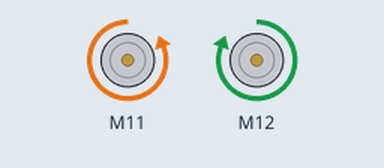
Simulated run of this sketch. Board: Arduino Uno, built with avr-gcc and run on an emulated ATmega328P. Parts: 2 × DC motor (green arrow = forward, orange = backward, longer = faster). What the sketch prints to the serial monitor is not drawn.

Above: at 0.1 s.
Timing chart, 0 to 1.6 s (numbered marks = the images above):
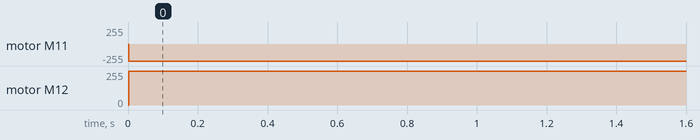

The sketch:

speed_ident.ino
```cpp
#include <Arduino.h>
#include <Wire.h>
#include <SoftwareSerial.h>

#include <MeAuriga.h>

//Encoder Motor
MeEncoderOnBoard Encoder_1(SLOT1);
MeEncoderOnBoard Encoder_2(SLOT2);

void isr_process_encoder1(void)
{
  if(digitalRead(Encoder_1.getPortB()) == 0)
  {
    Encoder_1.pulsePosMinus();
  }
  else
  {
    Encoder_1.pulsePosPlus();;
  }
}
void isr_process_encoder2(void)
{
  if(digitalRead(Encoder_2.getPortB()) == 0)
  {
    Encoder_2.pulsePosMinus();
  }
  else
  {
    Encoder_2.pulsePosPlus();
  }
}

void move(int direction, int speed)
{
      int leftSpeed = 0;
      int rightSpeed = 0;
      if(direction == 1){
            leftSpeed = -speed;
            rightSpeed = speed;
      }else if(direction == 2){
            leftSpeed = speed;
            rightSpeed = -speed;
      }else if(direction == 3){
            leftSpeed = -speed;
            rightSpeed = -speed;
      }else if(direction == 4){
            leftSpeed = speed;
            rightSpeed = speed;
      }
      Encoder_1.setTarPWM(leftSpeed);
      Encoder_2.setTarPWM(rightSpeed);
}

void setup() {
  //Set Pwm 8KHz
    TCCR1A = _BV(WGM10);
    TCCR1B = _BV(CS11) | _BV(WGM12);
    TCCR2A = _BV(WGM21) | _BV(WGM20);
    TCCR2B = _BV(CS21);
    attachInterrupt(Encoder_1.getIntNum(), isr_process_encoder1, RISING);
    attachInterrupt(Encoder_2.getIntNum(), isr_process_encoder2, RISING);
    Serial.begin(9600);

}

void loop(){
    move(1,255);
    _loop();
}

void _loop() {
  Encoder_1.loop();
  Encoder_2.loop();
  //Serial.print("Speed 1:");
  Serial.println(Encoder_1.getCurrentSpeed());
  //Serial.print(" ,Speed 2:");
  ///Serial.println(Encoder_2.getCurrentSpeed());

}
```

Measured:
- by itself, motor M11: stopped → backward 255/255 at 0.00 s
- by itself, motor M12: stopped → forward 255/255 at 0.00 s
